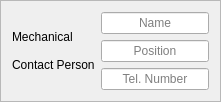
      <widget class="QFrame" name="frame_3">
       <property name="maximumSize">
        <size>
         <width>300</width>
         <height>16777215</height>
        </size>
       </property>
       <property name="frameShape">
        <enum>QFrame::StyledPanel</enum>
       </property>
       <property name="frameShadow">
        <enum>QFrame::Plain</enum>
       </property>
       <property name="lineWidth">
        <number>1</number>
       </property>
       <property name="midLineWidth">
        <number>0</number>
       </property>
       <layout class="QGridLayout" name="gridLayout_2">
        <item row="0" column="0" rowspan="3">
         <widget class="QLabel" name="label_4">
          <property name="maximumSize">
           <size>
            <width>100</width>
            <height>16777215</height>
           </size>
          </property>
          <property name="styleSheet">
           <string notr="true"/>
          </property>
          <property name="text">
           <string>Mechanical

Contact Person</string>
          </property>
         </widget>
        </item>
        <item row="0" column="1">
         <widget class="QLineEdit" name="me_contact_name">
          <property name="maximumSize">
           <size>
            <width>200</width>
            <height>16777215</height>
           </size>
          </property>
          <property name="text">
           <string/>
          </property>
          <property name="alignment">
           <set>Qt::AlignCenter</set>
          </property>
          <property name="placeholderText">
           <string>Name</string>
          </property>
         </widget>
        </item>
        <item row="1" column="1">
         <widget class="QLineEdit" name="me_contact_position">
          <property name="maximumSize">
           <size>
            <width>200</width>
            <height>16777215</height>
           </size>
          </property>
          <property name="text">
           <string/>
          </property>
          <property name="alignment">
           <set>Qt::AlignCenter</set>
          </property>
          <property name="placeholderText">
           <string>Position</string>
          </property>
         </widget>
        </item>
        <item row="2" column="1">
         <widget class="QLineEdit" name="me_contact_phone">
          <property name="maximumSize">
           <size>
            <width>200</width>
            <height>16777215</height>
           </size>
          </property>
          <property name="text">
           <string/>
          </property>
          <property name="alignment">
           <set>Qt::AlignCenter</set>
          </property>
          <property name="placeholderText">
           <string>Tel. Number</string>
          </property>
         </widget>
        </item>
       </layout>
      </widget>
